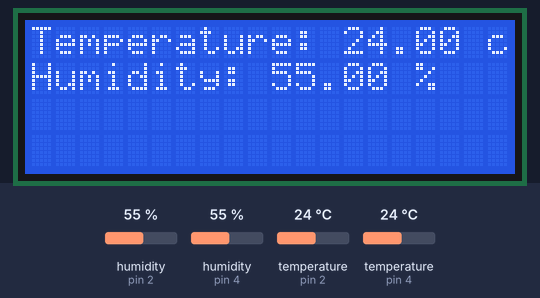
This sketch was run on a simulated Arduino Uno, built with avr-gcc and run on an emulated ATmega328P. Parts: 20×4 character LCD. Inputs (shaded band) come from the test bench; at power-on: humidity (sensors on pin 4, pin 2) 55 %, temperature (sensors on pin 2, pin 4) 24 °C.

Above: at 1.2 s.
1.3 s: humidity (sensor on pin 4) set to 22 %
At 3.3 s:
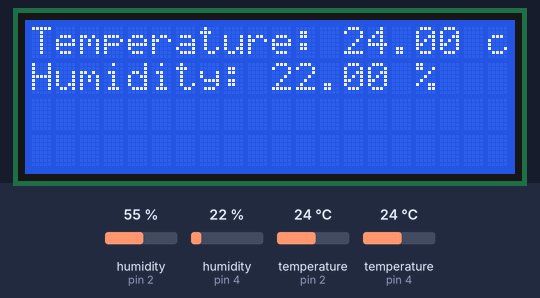
4.1 s: temperature (sensor on pin 2) set to 12 °C
At 4.9 s:
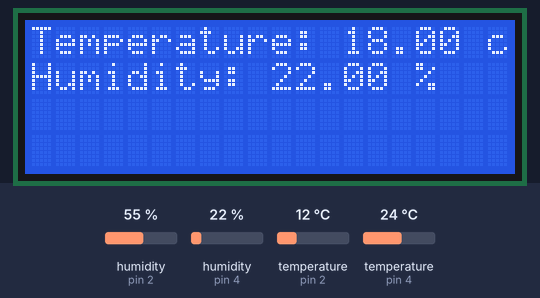
6.9 s: temperature (sensor on pin 4) set to 12 °C
9.9 s: temperature (sensor on pin 2) set to 19 °C
At 10.9 s:
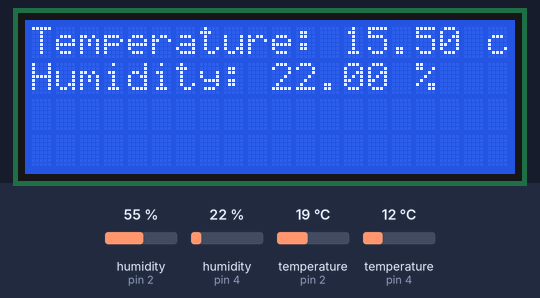
12.7 s: humidity (sensor on pin 4) set to 40 %
At 15.4 s:
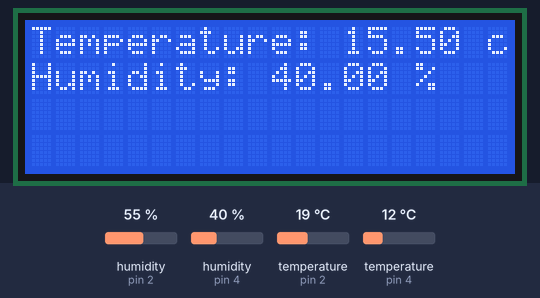
16.1 s: temperature (sensor on pin 2) set to 28 °C
At 17.0 s:
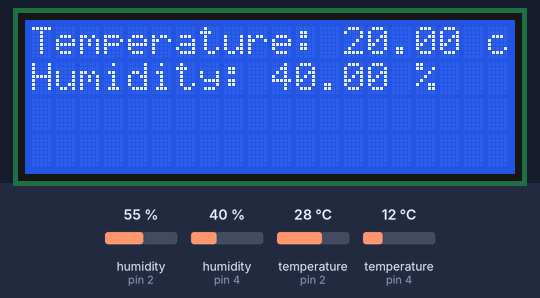
Timing chart, 0 to 19.1 s (numbered marks = the images above; inputs shaded):
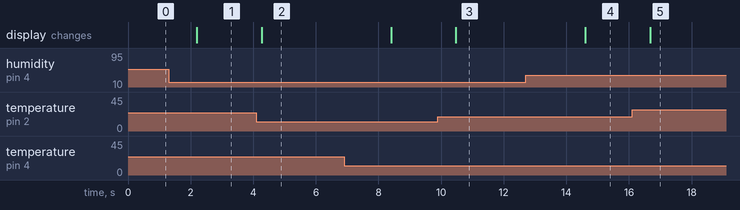

The sketch:

weatherstation.ino
```cpp
#include <Wire.h>
#include <LiquidCrystal_I2C.h>
#include <DHT.h>

LiquidCrystal_I2C lcd(0x3F, 20, 4);

DHT dht_11(2, DHT11);
DHT dht_22(4, DHT22);

float temp;
float hum;

void setup() {
  Serial.begin(9600);
  lcd.init();
  lcd.backlight();
  dht_11.begin();
  dht_22.begin();
}

void loop() {
  hum = dht_22.readHumidity(); //Only get humidity from the DHT 22

  float temp_11 = dht_11.readTemperature();
  float temp_22 = dht_22.readTemperature();

  temp = (temp_11 + temp_22) / 2; //take the average between DHT11 & DHT22

  lcd.clear();
  lcd.setCursor(0, 0);
  lcd.print("Temperature: ");
  lcd.print(temp);
  lcd.print(" c");
  lcd.setCursor(0, 1);
  lcd.print("Humidity: ");
  lcd.print(hum);
  lcd.print(" %");

  delay(2000);
}
```

Measured:
- after the input at 1.3 s, the display: changes after 0.90 s (image 1)
- after the input at 4.1 s, the display: changes after 0.17 s (image 2)
- after the input at 9.9 s, the display: changes after 0.57 s (image 3)
- after the input at 12.7 s, the display: changes after 1.9 s (image 4)
- after the input at 16.1 s, the display: changes after 0.58 s (image 5)
